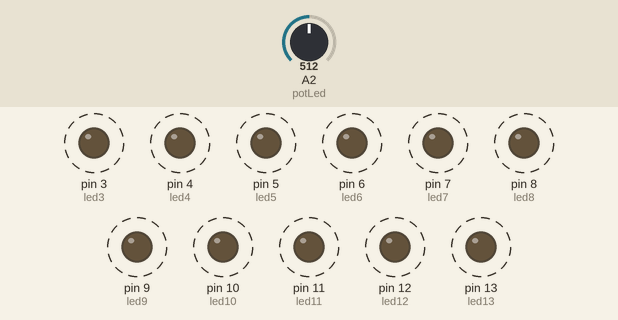
Simulated run of this sketch. Board: Arduino Uno, built with avr-gcc and run on an emulated ATmega328P. On the bench: output pins drawn as LEDs (lit = HIGH). Dashed ring = blinking. The inputs (shaded band) are chosen by the test bench; at power-on: A2 (potLed) = 512.

Above: at 1.8 s.
1.9 s: A2 (potLed) set to 0
At 2.9 s:
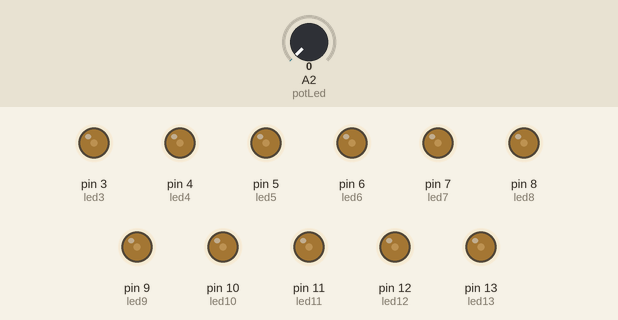
3.6 s: A2 (potLed) set to 122
At 3.9 s:
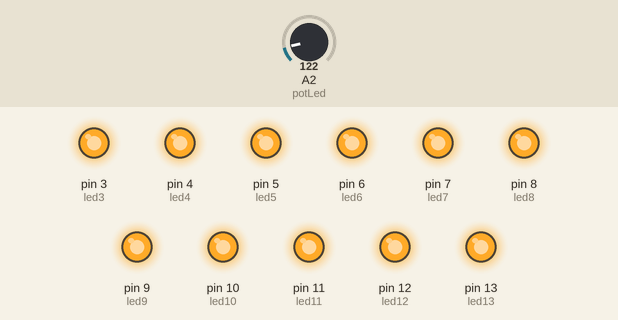
Timing chart, 0 to 13.1 s (numbered marks = the images above; inputs shaded):
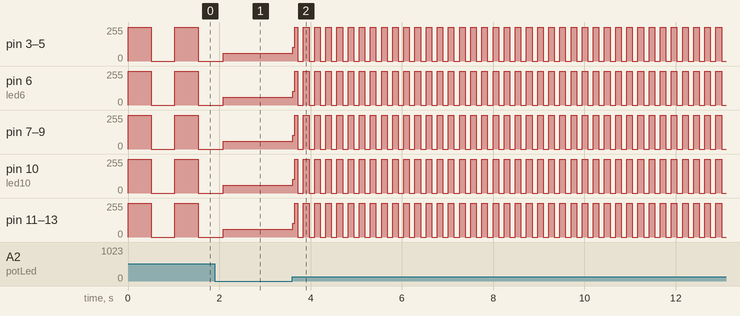

Measured:
- after the input at 3.6 s, pin 3 (led3), pin 4 (led4): 58/255 → 102/255 at once, then moves between 0/255 and 255/255, repeating every 0.24 s
- by itself, pin 3 (led3), pin 4 (led4), pin 5 (led5), pin 6 (led6), pin 7 (led7), pin 8 (led8), pin 9 (led9), pin 10 (led10), pin 11 (led11), pin 12 (led12), pin 13 (led13): alternates 255/255 for 0.51 s and 0/255 for 0.51 s

The sketch:

flashingLights.ino
```cpp
int led13	=	13;
int led12	=	12;
int led11	=	11;
int led10	=	10;
int led9	=	9;
int led8	=	8;
int led7	=	7;
int led6	=	6;
int led5	=	5;
int led4	=	4;
int led3	=	3;
int val		=	0;
int potLed	=	2;


	void setup (){
		pinMode(led13, OUTPUT);
		pinMode(led12, OUTPUT);
		pinMode(led11, OUTPUT);
		pinMode(led10, OUTPUT);
		pinMode(led9, OUTPUT);
		pinMode(led8, OUTPUT);
		pinMode(led7, OUTPUT);
		pinMode(led6, OUTPUT);
		pinMode(led5, OUTPUT);
		pinMode(led4, OUTPUT);
		pinMode(led3, OUTPUT);


	}

	void loop(){
		val	=	analogRead(potLed);
		digitalWrite(led13, HIGH);
		digitalWrite(led12, HIGH);
		digitalWrite(led11, HIGH);
		digitalWrite(led10, HIGH);
		digitalWrite(led9, HIGH);
		digitalWrite(led8, HIGH);
		digitalWrite(led7, HIGH);
		digitalWrite(led6, HIGH);
		digitalWrite(led5, HIGH);
		digitalWrite(led4, HIGH);
		digitalWrite(led3, HIGH);
		delay(val);
		digitalWrite(led13, LOW);
		digitalWrite(led12, LOW);
		digitalWrite(led11, LOW);
		digitalWrite(led10, LOW);
		digitalWrite(led9, LOW);
		digitalWrite(led8, LOW);
		digitalWrite(led7, LOW);
		digitalWrite(led6, LOW);
		digitalWrite(led5, LOW);
		digitalWrite(led4, LOW);
		digitalWrite(led3, LOW);
		delay(val);


	}
```

.ino.cpp
```cpp
#ifdef __IN_ECLIPSE__
//This is a automatic generated file
//Please do not modify this file
//If you touch this file your change will be overwritten during the next build
//This file has been generated on 2017-10-01 13:21:33

#include "Arduino.h"
void setup ();
void loop();

#include "flashingLights.ino"


#endif
```
